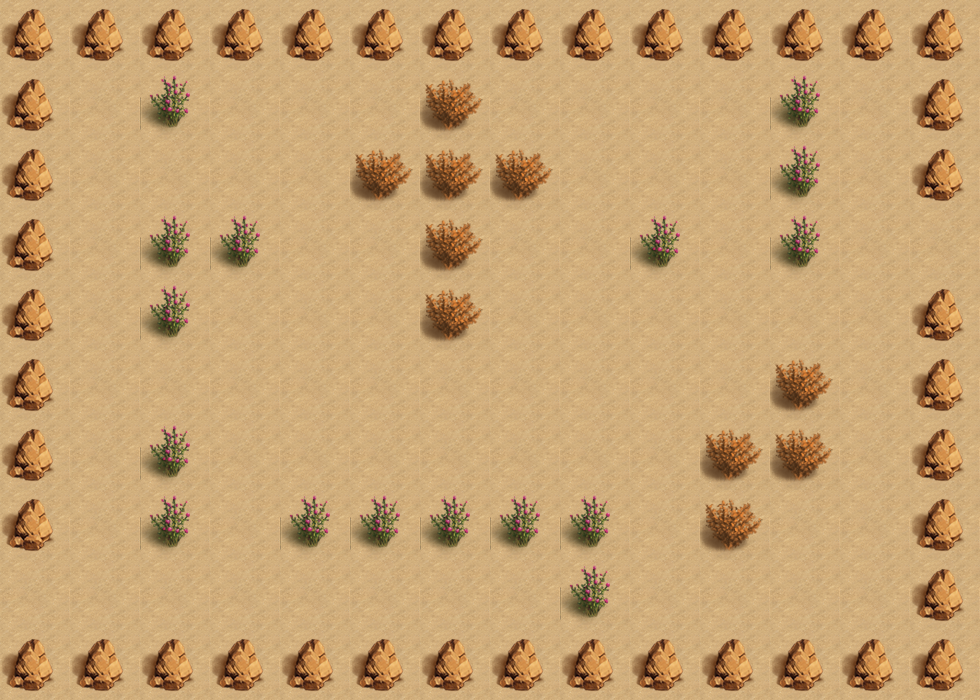

Rendered tile map (Tiled .tmx) drawn with the repository's tilesets; below, a short description and the map source with its tile grids summarised:
An orthogonal 14x10 tile map with 70x70 px tiles, 2 tile layers (bgLayer, walkLayer) and 12 objects (3x monster_0, player, key, exit, box_3, ...).

<map version="1.0" orientation="orthogonal" renderorder="right-down" width="14" height="10" tilewidth="70" tileheight="70" nextobjectid="21">
 <tileset firstgid="1" name="map" tilewidth="70" tileheight="70" tilecount="4">
  <image source="map.png" width="140" height="140" />
 </tileset>
 <layer name="bgLayer" width="14" height="10">
  <data>[140 cells, 140 non-empty, 1 distinct tile ids]</data>
 </layer>
 <layer name="walkLayer" width="14" height="10">
  <data>[140 cells, 68 non-empty, 3 distinct tile ids]</data>
 </layer>
 <objectgroup name="object0">
  <object id="1" name="player" x="840" y="210" width="70" height="70">
   <properties>
    <property name="hp" value="160" />
    <property name="lv" value="6" />
    <property name="speed" value="120" />
   </properties>
  </object>
 </objectgroup>
 <objectgroup name="object1">
  <object id="3" name="key" x="490" y="420" width="70" height="70" />
  <object id="4" name="exit" x="0" y="560" width="70" height="70" />
 </objectgroup>
 <objectgroup name="object2">
  <object id="5" name="box_3" x="280" y="210" width="70" height="70" />
  <object id="6" name="box_1" x="490" y="210" width="70" height="70" />
  <object id="7" name="box_2" x="140" y="560" width="70" height="70" />
 </objectgroup>
 <objectgroup name="object4">
  <object id="18" name="monster_0" x="280" y="140" width="70" height="70">
   <properties>
    <property name="dirX" value="0" />
    <property name="dirY" value="-1" />
    <property name="path" value="monster_2.png" />
    <property name="reverse" value="-2" />
    <property name="speed" value="100" />
   </properties>
  </object>
  <object id="19" name="monster_0" x="490" y="280" width="70" height="70">
   <properties>
    <property name="dirX" value="1" />
    <property name="dirY" value="0" />
    <property name="path" value="monster_0.png" />
    <property name="reverse" value="-1" />
    <property name="speed" value="100" />
   </properties>
  </object>
  <object id="20" name="monster_0" x="210" y="350" width="70" height="70">
   <properties>
    <property name="dirX" value="1" />
    <property name="dirY" value="0" />
    <property name="path" value="monster_0.png" />
    <property name="reverse" value="-1" />
    <property name="speed" value="100" />
   </properties>
  </object>
 </objectgroup>
 <objectgroup name="object3">
  <object id="12" name="trap_3" x="70" y="70" width="70" height="70" />
  <object id="13" name="trap_1" x="490" y="70" width="70" height="70" />
  <object id="14" name="trap_2" x="840" y="70" width="70" height="70" />
 </objectgroup>
</map>
